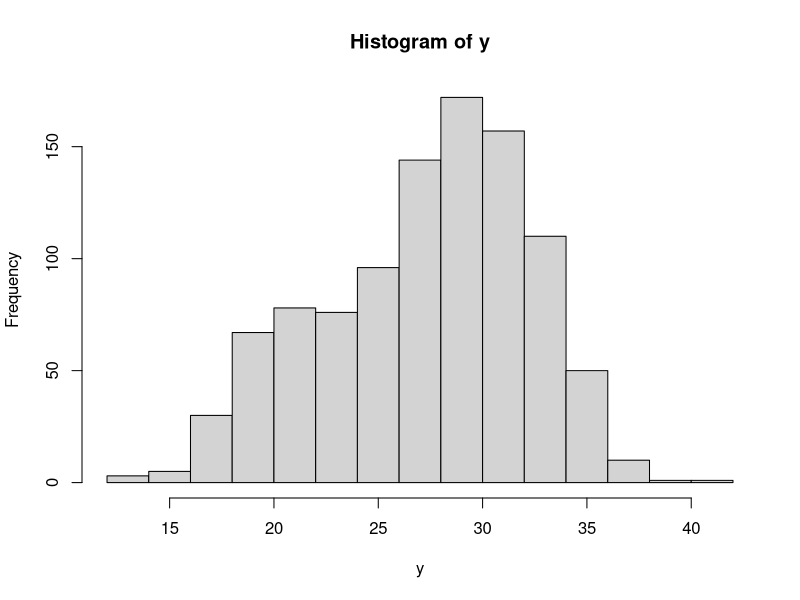
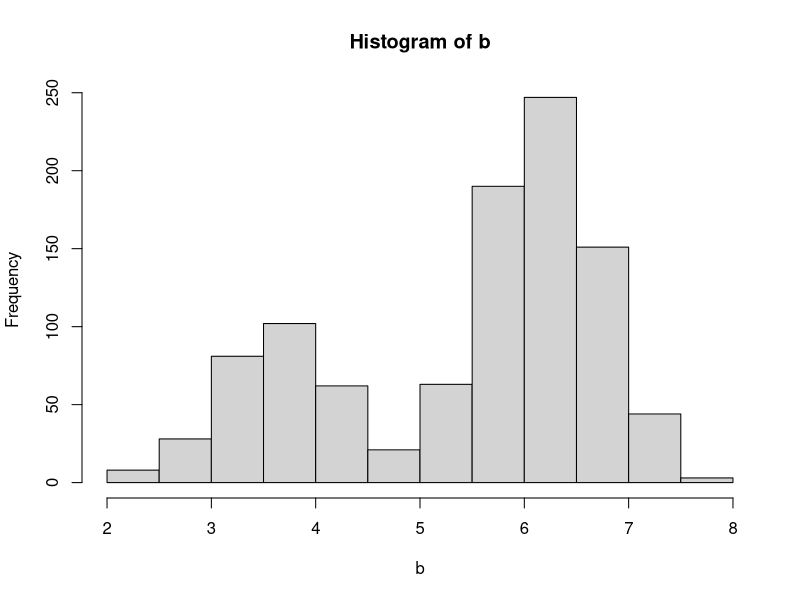
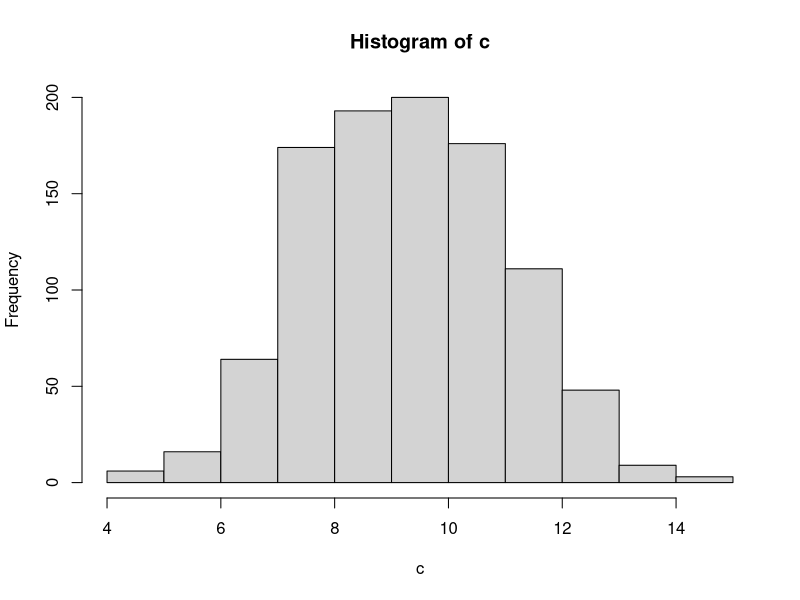
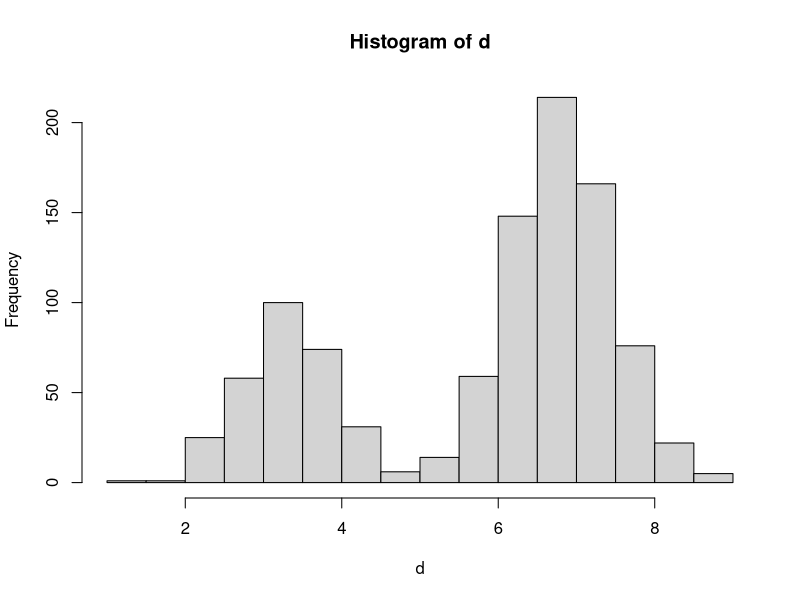

Source code (R) for these figures, in order: (Note: this script raises an error after producing the figures.)
## ---- chunk 1
knitr::opts_chunk$set(echo = TRUE)
## ---- chunk 2
n = 1000

#covariates
d = rbinom(n,1,0.7)
e = rnorm(n,30,5)
f = rnorm(n,120,5)
h = rpois(n,20)

#exposures

b = 2.5*d+0.027*e+0.018*f+0.035*h +rnorm(n,0,0.5)
c = 1.5*d+0.013*e+0.008*f+0.35*h+rnorm(n,0,0.5)
d = 3.5*d+0.07*e+0.002*f+0.05*h+rnorm(n,0,0.5)

#response

y = 0.26*b+0.35*c+0.87*d+1.3*d+0.072*e+0.008*f+0.35*h+rnorm(n,0,0.5)


hist(y)

hist(b)
hist(c)
hist(d)
## ---- chunk 3

ipw = function(x,df,form){
# the numerator
mod_num <- lm(x ~ 1, data = df)

num <- dnorm(x = x, # treatment 
             mean = fitted.values(mod_num), # fitted values
             sd = summary(mod_num)$sigma) # model sigma
# the demonimator
mod_den <- lm(formula = form, data = df)

den <- dnorm(x = x, # treatment variable
             mean = fitted.values(mod_den), # fitted values
             sd = summary(mod_den)$sigma)
ipw_s = num/den
return(ipw_s)
}

## ---- chunk 4
mod_num <- lm(x ~ 1, data = df)

num <- dnorm(x = x, # treatment 
             mean = fitted.values(mod_num), # fitted values
             sd = summary(mod_num)$sigma) # model sigma
# the demonimator
mod_den <- lm(formula = form, data = df)

den <- dnorm(x = x, # treatment variable
             mean = fitted.values(mod_den), # fitted values
             sd = summary(mod_den)$sigma)
ipw_s = num/den
## ---- chunk 5

